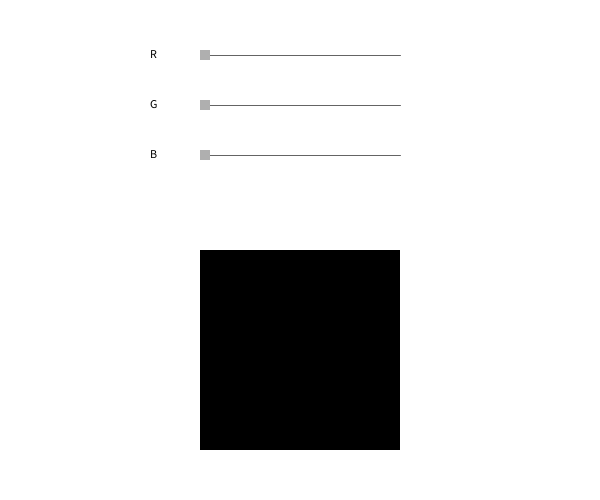
Frame 1 (no input)
Frame 60 (the mouse pressed at the canvas centre just before this capture): identical to frame 1, image omitted
Frame 120 (the mouse held since frame 60 and released just before this capture): identical to frame 1, image omitted

The Processing sketch that drew this single still picture (run headless with seeded random() and noise(); from frame 60 on, the mouse is pressed at the canvas centre):

// Processing sketch: processing_111004
// ── processing_111004.pde

boolean draggingR = false;
boolean draggingG = false;
boolean draggingB = false;

boolean rollover = false;

float w = 10;
float h = 10;

//slider1 - R//
float x1 = 200;
float y1 = 50;
float sliderStart1 = 200;
float sliderEnd1 = 400;
float offsetX1 = 0;

//slider2 - G//
float x2 = 200;
float y2= 100;
float sliderStart2 = 200;
float sliderEnd2 = 400;
float offsetX2 = 0;

//slider1 - B//
float x3 = 200;
float y3 = 150;
float sliderStart3 = 200;
float sliderEnd3 = 400;
float offsetX3 = 0;

void setup() {
  size(600, 500);
  smooth();
}


void draw() {
  background(255);
  fill(0);
  text("R",150,58);
  text("G",150,108);
  text("B",150,158);

  //is it being dragged?
  if (draggingR) {
    x1 = mouseX + offsetX1;
  }

  if (draggingG) {
    x2 = mouseX + offsetX2;
  }

  if (draggingB) {
    x3 = mouseX + offsetX3;
  }

  //rectangle
  x1 = constrain (x1, sliderStart1, sliderEnd1-w);
  x2 = constrain (x2, sliderStart2, sliderEnd2-w);
  x3 = constrain (x3, sliderStart3, sliderEnd3-w);

  //line for sliders 
  stroke(100);
  line(sliderStart1, y1+h/2, sliderEnd1, y1+h/2); //r

  line(sliderStart2, y2+h/2, sliderEnd2, y2+h/2); //g

  line(sliderStart3, y3+h/2, sliderEnd3, y3+h/2); //b

  //fill according to state(R or G or B
  if (draggingR || draggingG || draggingB) {
    noStroke();
    fill(0);
  } 
  else {
    noStroke();
    fill(175);
  }

  rect(x1, y1, w, h);
  rect(x2, y2, w, h);
  rect(x3, y3, w, h);

  float r = map(x1, sliderStart1, sliderEnd1-w, 0, 255);
  float g = map(x2, sliderStart2, sliderEnd2-w, 0, 255);
  float b = map(x3, sliderStart3, sliderEnd3-w, 0, 255);

  noStroke();
  fill(r, g, b);
  rect (200, 250, 200, 200);
}

void mousePressed() {
  if (mouseX > x1 && mouseX < x1 + w && mouseY> y1 && mouseY < y1+h) {
    draggingR = true;
    offsetX1 = x1 - mouseX;
  }

  if (mouseX > x2 && mouseX < x2 + w && mouseY> y2 && mouseY < y2+h) {
    draggingG = true;
    offsetX2 = x2 - mouseX;
  }

  if (mouseX > x3 && mouseX < x3 + w && mouseY> y3 && mouseY < y3+h) {
    draggingB = true;
    offsetX3 = x3 - mouseX;
  }
  
  println("(x,y):"+ mouseX +"," + mouseY);
}

void mouseReleased() {
  // Stop dragging
  draggingR = false;
  draggingG = false;
  draggingB = false;
}
